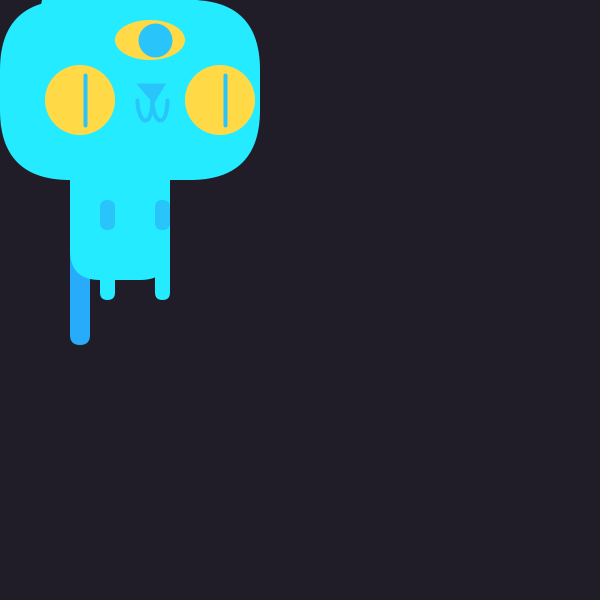
Frame 1 (no input)
Frame 60 (the mouse pressed at the canvas centre just before this capture): identical to frame 1, image omitted
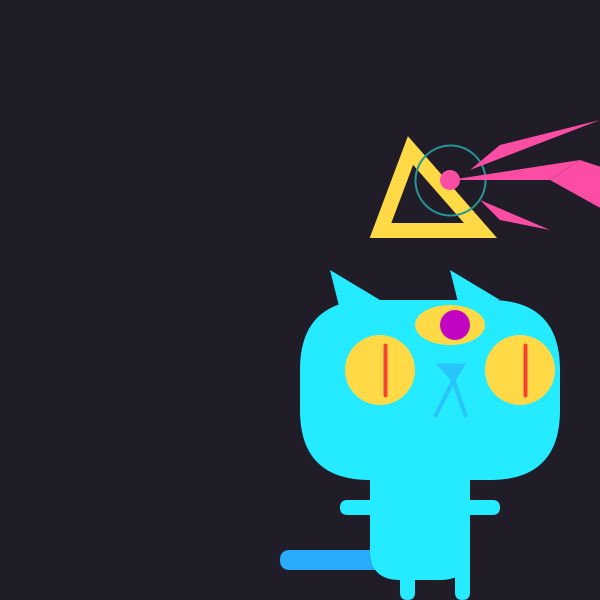
Frame 120 (the mouse held since frame 60 and released just before this capture)

The Processing sketch that drew these frames (run headless with seeded random() and noise(); from frame 60 on, the mouse is pressed at the canvas centre):

// Processing sketch: processing_110664
// ── processing_110664.pde

void setup() {
  size(600, 600);
  
  noCursor();
}

void draw() {
  background(32,28,40);

  if (mousePressed == true) {

    //CROWN
    noFill();
    strokeWeight(15);
    stroke(255, 218, 70);
    triangle(mouseX+80, mouseY-70, mouseX+180, mouseY-70, mouseX+110, mouseY-150);

    //TAIL
    noStroke();
    fill(40, 171, 250);
    rect(mouseX-20, mouseY+250, 130, 20, 200);

    //PAWS DOWN
    fill(36, 235, 255);
    rect(mouseX+155, mouseY+220, 15, 80, 200);
    rect(mouseX+100, mouseY+220, 15, 80, 200);

    //BODY
    rect(mouseX+70, mouseY+100, 100, 180, 30);

    //PAWS UP
    rect(mouseX+40, mouseY+200, 40, 15, 180);
    rect(mouseX+160, mouseY+200, 40, 15, 180);

    //EARS
    triangle(mouseX+40, mouseY+10, mouseX+30, mouseY-30, mouseX+80, mouseY);
    triangle(mouseX+160, mouseY+10, mouseX+150, mouseY-30, mouseX+200, mouseY);

    //HEAD
    rect(mouseX, mouseY, 260, 180, 70);

    //EYES
    fill(255, 218, 70);
    ellipse(mouseX+80, mouseY+70, 70, 70);
    ellipse(mouseX+220, mouseY+70, 70, 70);
    ellipse(mouseX+150, mouseY+25, 70, 40);

    //MOUTH
    noFill();
    strokeWeight(4);
    stroke(40, 196, 250);
    line(mouseX+153, mouseY+80, mouseX+135, mouseY+115);
    line(mouseX+153, mouseY+80, mouseX+165, mouseY+115);
    fill(40, 196, 250);
    triangle(mouseX+140, mouseY+65, mouseX+153, mouseY+80, mouseX+162, mouseY+65);

    //EYES LINE
    fill( random(0,255), random(0,255), random(0,255));
 stroke( random(0,255), random(0,255), random(0,255));
    line(mouseX+85, mouseY+45, mouseX+85, mouseY+95);
    line(mouseX+225, mouseY+45, mouseX+225, mouseY+95);
    noStroke();
    ellipse(mouseX+155, mouseY+25, 30, 30);

    //LAZZER DUDEEEE!
    noFill();
    strokeWeight(2);
    stroke( random(0,255), random(0,255), random(0,255));
   // stroke(mouseY, mouseX, mouseY);
    ellipse(mouseX+150, mouseY-120, 70, 70);
    //fill(145, 44, 255);
    noStroke();
    fill( random(0,255), random(0,255), random(0,255));
    strokeWeight(1);
    ellipse(mouseX+150, mouseY-120, 20, 20);
    triangle(mouseX+150, mouseY-120, mouseX+280, mouseY-140, mouseX+250, mouseY-120);
    quad(mouseX+280, mouseY-140, mouseX+250, mouseY-120, mouseX+430, mouseY-20, mouseX+400, mouseY-100);
    quad(mouseX+430, mouseY-20, mouseX+400, mouseY-100, mouseX+600, mouseY-200, mouseX+550, mouseY-80);
    quad(mouseX+600, mouseY-200, mouseX+550, mouseY-80, mouseX+1500, mouseY+150, mouseX+1500, mouseY-120);
    triangle(mouseX+300, mouseY-180, mouseX+170, mouseY-130, mouseX+200, mouseY-155);
    triangle(mouseX+200, mouseY-80, mouseX+180, mouseY-100, mouseX+250, mouseY-70);

} 
  else {
    noStroke();
    //CROWN
    noFill();
    strokeWeight(15);
    stroke(255, 218, 70);
    triangle(mouseX+80, mouseY-70, mouseX+180, mouseY-70, mouseX+110, mouseY-150);

    //TAIL
    noStroke();
    fill(40, 171, 250);
    rect(mouseX+70, mouseY+215, 20, 130, 200);

    //PAWS DOWN
    fill(36, 235, 255);
    rect(mouseX+155, mouseY+220, 15, 80, 200);
    rect(mouseX+100, mouseY+220, 15, 80, 200);

    //BODY
    rect(mouseX+70, mouseY+100, 100, 180, 30);

    //PAWS DOWN
    fill(40, 196, 250);
    rect(mouseX+155, mouseY+200, 15, 30, 180);
    rect(mouseX+100, mouseY+200, 15, 30, 180);

    //EARS
    fill(36, 235, 255);
    triangle(mouseX+40, mouseY+10, mouseX+50, mouseY-40, mouseX+80, mouseY);
    triangle(mouseX+160, mouseY+10, mouseX+170, mouseY-40, mouseX+200, mouseY);

    //HEAD
    rect(mouseX, mouseY, 260, 180, 70);

    //EYES
    fill(255, 218, 70);
    ellipse(mouseX+80, mouseY+100, 70, 70);
    ellipse(mouseX+220, mouseY+100, 70, 70);
    ellipse(mouseX+150, mouseY+40, 70, 40);

    //MOUTH
    noFill();
    strokeWeight(4);
    stroke(40, 196, 250);
    arc(mouseX+160, mouseY+100, 15, 40, 0, PI);
    arc(mouseX+145, mouseY+100, 15, 40, 0, PI);
    fill(40, 196, 250);
    triangle(mouseX+140, mouseY+85, mouseX+153, mouseY+100, mouseX+162, mouseY+85);

    //EYES LINE
    line(mouseX+85, mouseY+75, mouseX+85, mouseY+125);
    line(mouseX+225, mouseY+75, mouseX+225, mouseY+125);
    ellipse(mouseX+155, mouseY+40, 30, 30);
  }
}
